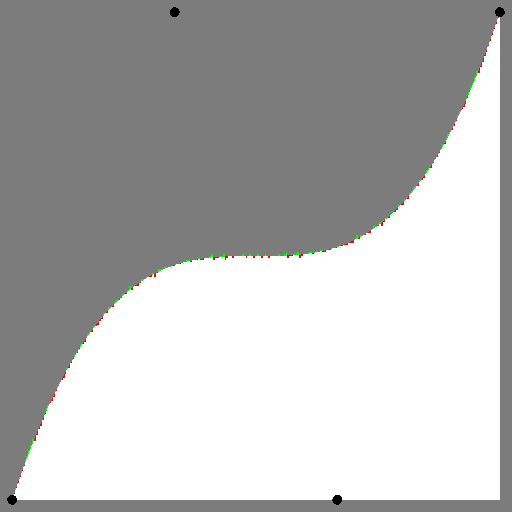
#> input picture Paper/Diagrams/CurveAccuracy/PolyDC_Cubic_F32.png, 512 x 512 px
$ python MakeFig.py
#> lines starting #> are read from the running program, lines starting #| are printed output that depends on the picture
from PIL import Image, ImageDraw
import os

# Get the directory where this script is located
script_dir = os.path.dirname(os.path.abspath(__file__))

# Image filenames
image_names = ["PolyDC_Cubic_F32.png", "PolyHybrid_Cubic_F32.png", "PolySeiler_Cubic_F32.png"]
image_paths = [os.path.join(script_dir, name) for name in image_names]

# Display names for labels
display_names = ["de Casteljau", "Hybrid", "Seiler"]

# Load the main image (PolyDC.png) for the left side
main_image = Image.open(image_paths[0])
#> main_image is the input picture: PIL image 512x512 RGBA; mean R, G, B, A 183.2, 183.2, 182.9, 255
main_width, main_height = main_image.size
#> main_width = 512; main_height = 512

# Load the three images for the right side
right_images = [Image.open(path) for path in image_paths]
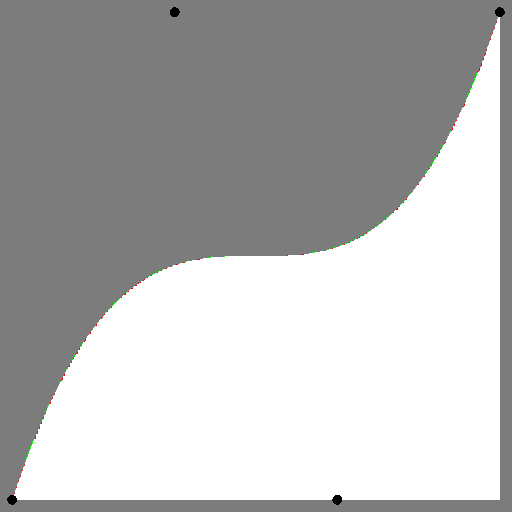
#> input picture Paper/Diagrams/CurveAccuracy/PolyHybrid_Cubic_F32.png, 512 x 512 px
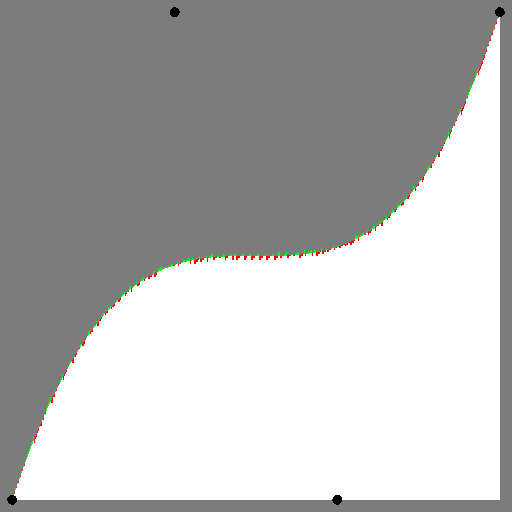
#> input picture Paper/Diagrams/CurveAccuracy/PolySeiler_Cubic_F32.png, 512 x 512 px
#> right_images = 3 items

# Load quintic images for second row
quintic_hybrid_path = os.path.join(script_dir, "PolyHybrid_Quintic_F32.png")
quintic_seiler_path = os.path.join(script_dir, "PolySeiler_Quintic_F32.png")
quintic_hybrid_image = Image.open(quintic_hybrid_path)
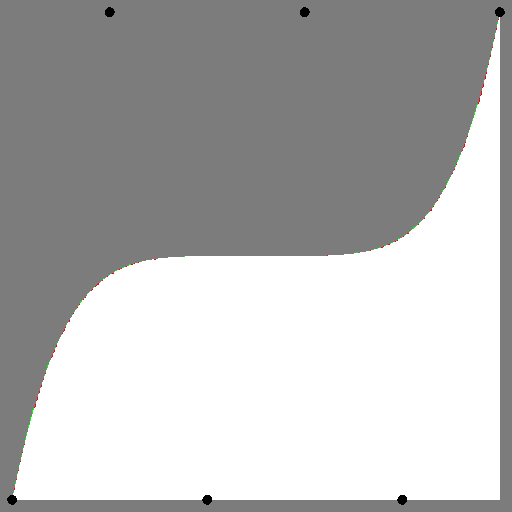
#> input picture Paper/Diagrams/CurveAccuracy/PolyHybrid_Quintic_F32.png, 512 x 512 px
#> quintic_hybrid_image is the input picture: PIL image 512x512 RGBA; mean R, G, B, A 183.2, 183.2, 183.1, 255
quintic_seiler_image = Image.open(quintic_seiler_path)
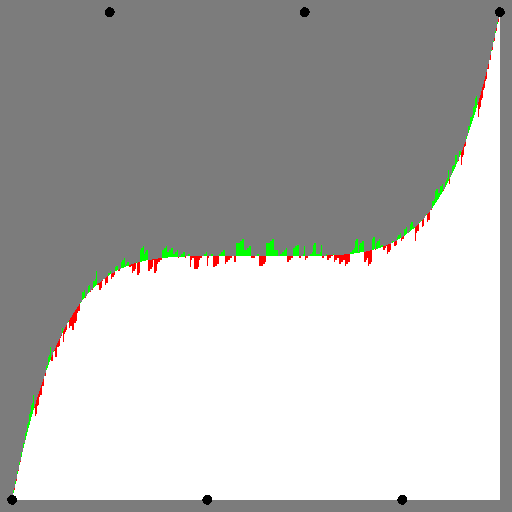
#> input picture Paper/Diagrams/CurveAccuracy/PolySeiler_Quintic_F32.png, 512 x 512 px
#> quintic_seiler_image is the input picture: PIL image 512x512 RGBA; mean R, G, B, A 182.5, 182.7, 181.2, 255

# Define the region to zoom into for QUADRATIC images (x, y) and size (width, height)
cubic_crop_x = 50
cubic_crop_y = 375
cubic_crop_width = 20
cubic_crop_height = 20
cubic_crop_box = (cubic_crop_x, cubic_crop_y, cubic_crop_x + cubic_crop_width, cubic_crop_y + cubic_crop_height)

# Define the second zoom region for QUADRATIC
cubic_crop_x2 = 250
cubic_crop_y2 = 245
cubic_crop_width2 = 20
cubic_crop_height2 = 20
cubic_crop_box2 = (cubic_crop_x2, cubic_crop_y2, cubic_crop_x2 + cubic_crop_width2, cubic_crop_y2 + cubic_crop_height2)

# Define the region to zoom into for QUINTIC images (x, y) and size (width, height)
quintic_crop_x = 30
quintic_crop_y = 385
quintic_crop_width = 20
quintic_crop_height = 20
quintic_crop_box = (quintic_crop_x, quintic_crop_y, quintic_crop_x + quintic_crop_width, quintic_crop_y + quintic_crop_height)

# Define the second zoom region for QUINTIC
quintic_crop_x2 = 155
quintic_crop_y2 = 245
quintic_crop_width2 = 20
quintic_crop_height2 = 20
quintic_crop_box2 = (quintic_crop_x2, quintic_crop_y2, quintic_crop_x2 + quintic_crop_width2, quintic_crop_y2 + quintic_crop_height2)

# Calculate scaling for right images to match main image height
# Now we have 3 columns and 2 rows, so target height = main_height / 2
target_height = main_height / 2
#> target_height = 256

# Organize images in a 3D structure: [image_index][crop_region][scaled_image]
# where image_index = 0,1,2 for PolyDC, PolyHybrid, PolySeiler
# and crop_region = 0,1 for the two zoom regions
cubic_inset_images = []
cubic_column_widths = []

# Calculate target height for scaled images
new_height = int(target_height)
#> new_height = 256

for img in right_images:
    column_images = []

    # First zoom region (red) - on top
    cropped_img = img.crop(cubic_crop_box)
    aspect_ratio = cropped_img.width / cropped_img.height
    new_width = int(new_height * aspect_ratio)
    scaled_img = cropped_img.resize((new_width, new_height), Image.Resampling.NEAREST)
    column_images.append(scaled_img)

    # Second zoom region (blue) - on bottom
    cropped_img2 = img.crop(cubic_crop_box2)
    aspect_ratio2 = cropped_img2.width / cropped_img2.height
    new_width2 = int(new_height * aspect_ratio2)
    scaled_img2 = cropped_img2.resize((new_width2, new_height), Image.Resampling.NEAREST)
    column_images.append(scaled_img2)

    cubic_inset_images.append(column_images)

    # Width of this column is the max width of the two images in the column
    column_width = max(scaled_img.width, scaled_img2.width)
    cubic_column_widths.append(column_width)
#> this loop made 3 passes
#> after the loop, cubic_column_widths = [256, 256, 256]; cubic_inset_images = 3 items

# Process quintic images (only Hybrid and Seiler)
quintic_images = [quintic_hybrid_image, quintic_seiler_image]
quintic_inset_images = []
quintic_column_widths = []
quintic_display_names = ["Hybrid", "Seiler"]

for img in quintic_images:
    column_images = []

    # First zoom region (red) - on top
    cropped_img = img.crop(quintic_crop_box)
    aspect_ratio = cropped_img.width / cropped_img.height
    new_width = int(new_height * aspect_ratio)
    scaled_img = cropped_img.resize((new_width, new_height), Image.Resampling.NEAREST)
    column_images.append(scaled_img)

    # Second zoom region (blue) - on bottom
    cropped_img2 = img.crop(quintic_crop_box2)
    aspect_ratio2 = cropped_img2.width / cropped_img2.height
    new_width2 = int(new_height * aspect_ratio2)
    scaled_img2 = cropped_img2.resize((new_width2, new_height), Image.Resampling.NEAREST)
    column_images.append(scaled_img2)

    quintic_inset_images.append(column_images)

    # Width of this column is the max width of the two images in the column
    column_width = max(scaled_img.width, scaled_img2.width)
    quintic_column_widths.append(column_width)
#> this loop made 2 passes
#> (aspect_ratio, new_width, aspect_ratio2, new_width2, column_width) on passes 1 to 2: (1, 256, 1, 256, 256), (1, 256, 1, 256, 256)
#> after the loop, quintic_column_widths = [256, 256]; quintic_inset_images = 2 items

# Calculate combined image dimensions
# Top row width: cubic main image + zoomed columns
cubic_row_width = main_width + sum(cubic_column_widths)
#> cubic_row_width = 1280
# Bottom row width: quintic main image + zoomed columns (use hybrid as main)
quintic_main_width = quintic_hybrid_image.width
#> quintic_main_width = 512
quintic_row_width = quintic_main_width + sum(quintic_column_widths)
#> quintic_row_width = 1024
# Combined width is the max of the two rows
combined_width = max(cubic_row_width, quintic_row_width)
#> combined_width = 1280
# Combined height is cubic row + separator + quintic row
separator_height = 20
combined_height = main_height + separator_height + quintic_hybrid_image.height
#> combined_height = 1044

# Create the combined image in RGBA mode for transparency support
combined_image = Image.new("RGBA", (combined_width, combined_height), color=(255, 255, 255, 255))
#> combined_image: PIL image 1280x1044 RGBA; every value is 255

# Load font first (will be reused)
font_size = 20
try:
    from PIL import ImageFont
    font = ImageFont.truetype("arial.ttf", font_size)
except:
    font = ImageFont.load_default()

# === TOP ROW: QUADRATIC ===
# Paste the cubic main image on the left
main_image_rgba = main_image.convert("RGBA")
combined_image.paste(main_image_rgba, (0, 0))

# Draw the zoom rectangles on the cubic main image in red and blue
draw_main = ImageDraw.Draw(combined_image)
draw_main.rectangle(cubic_crop_box, outline="red", width=2)
draw_main.rectangle(cubic_crop_box2, outline="blue", width=2)

# Add label to the cubic main image with transparency
main_label = "de Casteljau - Cubic"
bbox = draw_main.textbbox((0, 0), main_label, font=font)
#> bbox = (0, 4, 200, 23)
text_width = bbox[2] - bbox[0]
#> text_width = 200
text_height = bbox[3] - bbox[1]
#> text_height = 19

label_x = 5
label_y = 5
bg_padding = 5

# Create transparent overlay for label background
overlay = Image.new("RGBA", combined_image.size, (0, 0, 0, 0))
#> overlay: PIL image 1280x1044 RGBA; every value is 0
overlay_draw = ImageDraw.Draw(overlay)
overlay_draw.rectangle(
    [(label_x - bg_padding, label_y - bg_padding),
     (label_x + text_width + bg_padding, label_y + text_height + bg_padding)],
    fill=(64, 64, 64, 180)
)
combined_image = Image.alpha_composite(combined_image, overlay)

# Draw text on top
draw_main = ImageDraw.Draw(combined_image)
draw_main.text((label_x, label_y), main_label, fill="white", font=font)

# Paste the cubic inset images in 3 columns x 2 rows layout
x_position = main_width
#> x_position = 512

for col_idx, (column_images, col_width) in enumerate(zip(cubic_inset_images, cubic_column_widths)):
    for row_idx, img in enumerate(column_images):
        y_position = row_idx * int(target_height)
        # Convert to RGBA before pasting
        img_rgba = img.convert("RGBA")
        combined_image.paste(img_rgba, (x_position, y_position), img_rgba)

    x_position += col_width
#> this loop made 3 passes
#> x_position on passes 1 to 3: 768, 1024, 1280
#> after the loop, x_position = 1280

# Add text labels to the top row of cubic inset images
draw = ImageDraw.Draw(combined_image)

x_position = main_width
#> x_position = 512
for col_idx, (column_images, col_width, name) in enumerate(zip(cubic_inset_images, cubic_column_widths, display_names)):
    # Only show labels for the top row (row_idx == 0)
    if len(column_images) > 0:
        img = column_images[0]
        y_position = 0

        # Add text at the top of each image
        text_color = "white"
        text = name
        bbox = draw.textbbox((0, 0), text, font=font)
        text_width = bbox[2] - bbox[0]
        text_height = bbox[3] - bbox[1]

        # Position text at the top of the image
        text_y = y_position + 5

        # Draw semi-transparent background for text
        bg_padding = 5
        bg_left = x_position + 5 - bg_padding
        bg_top = text_y - bg_padding
        bg_right = x_position + text_width + 5 + bg_padding
        bg_bottom = text_y + text_height + bg_padding

        # Draw background for text with transparency
        overlay = Image.new("RGBA", combined_image.size, (0, 0, 0, 0))
        overlay_draw = ImageDraw.Draw(overlay)
        overlay_draw.rectangle(
            [(bg_left, bg_top), (bg_right, bg_bottom)],
            fill=(64, 64, 64, 180)
        )
        combined_image = Image.alpha_composite(combined_image, overlay)

        # Draw text on top
        draw = ImageDraw.Draw(combined_image)
        draw.text((x_position + 5, text_y), text, fill=text_color, font=font)

    x_position += col_width
#> this loop made 3 passes
#> (name, text, bbox, text_width, text_height, bg_left, bg_right, bg_bottom) on passes 1 to 3: ('de Casteljau', 'de Casteljau', (0, 4, 124, 23), 124, 19, 512, 646, 29), ('Hybrid', 'Hybrid', (0, 4, 66, 23), 66, 19, 768, 844, 29), ('Seiler', 'Seiler', (0, 4, 57, 19), 57, 15, 1024, 1091, 25)
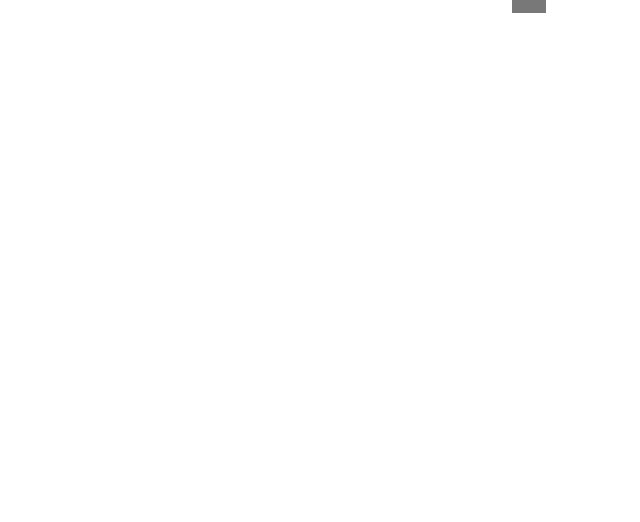
#> overlay: PIL image 1280x1044 RGBA (shown at 1/2 size); mean R, G, B, A 0.1, 0.1, 0.1, 0.2; transparent parts drawn white
#> after the loop, x_position = 1280

# Draw borders on top of text for cubic insets
draw_borders = ImageDraw.Draw(combined_image)
x_position = main_width
#> x_position = 512
for col_idx, (column_images, col_width) in enumerate(zip(cubic_inset_images, cubic_column_widths)):
    for row_idx, img in enumerate(column_images):
        y_position = row_idx * int(target_height)
        # Draw border with appropriate color (red for row 0, blue for row 1)
        border_color = "red" if row_idx == 0 else "blue"
        draw_borders.rectangle(
            [(x_position, y_position), (x_position + img.width - 1, y_position + img.height - 1)],
            outline=border_color,
            width=2
        )
    x_position += col_width
#> after the loop, x_position = 1280

# === BOTTOM ROW: QUINTIC ===
# The separator_height gap is already built into combined_height
second_row_y = main_height + separator_height
#> second_row_y = 532

# Paste the quintic main image (use Hybrid as main)
quintic_main_rgba = quintic_hybrid_image.convert("RGBA")
combined_image.paste(quintic_main_rgba, (0, second_row_y))

# Draw the zoom rectangles on the quintic main image
draw_quintic = ImageDraw.Draw(combined_image)
quintic_main_crop_box = (quintic_crop_x, second_row_y + quintic_crop_y, quintic_crop_x + quintic_crop_width, second_row_y + quintic_crop_y + quintic_crop_height)
#> quintic_main_crop_box = (30, 917, 50, 937)
quintic_main_crop_box2 = (quintic_crop_x2, second_row_y + quintic_crop_y2, quintic_crop_x2 + quintic_crop_width2, second_row_y + quintic_crop_y2 + quintic_crop_height2)
#> quintic_main_crop_box2 = (155, 777, 175, 797)
draw_quintic.rectangle(quintic_main_crop_box, outline="red", width=2)
draw_quintic.rectangle(quintic_main_crop_box2, outline="blue", width=2)

# Add label to the quintic main image
quintic_main_label = "Hybrid - Quintic"
bbox = draw_quintic.textbbox((0, 0), quintic_main_label, font=font)
#> bbox = (0, 4, 157, 23)
text_width = bbox[2] - bbox[0]
#> text_width = 157
text_height = bbox[3] - bbox[1]
#> text_height = 19

label_x = 5
label_y = second_row_y + 5

# Create transparent overlay for quintic label background
overlay = Image.new("RGBA", combined_image.size, (0, 0, 0, 0))
overlay_draw = ImageDraw.Draw(overlay)
overlay_draw.rectangle(
    [(label_x - bg_padding, label_y - bg_padding),
     (label_x + text_width + bg_padding, label_y + text_height + bg_padding)],
    fill=(64, 64, 64, 180)
)
combined_image = Image.alpha_composite(combined_image, overlay)

# Draw text on top
draw_quintic = ImageDraw.Draw(combined_image)
draw_quintic.text((label_x, label_y), quintic_main_label, fill="white", font=font)

# Paste the quintic inset images in 2 columns x 2 rows layout
x_position = quintic_main_width

for col_idx, (column_images, col_width) in enumerate(zip(quintic_inset_images, quintic_column_widths)):
    for row_idx, img in enumerate(column_images):
        y_position = second_row_y + row_idx * int(target_height)
        # Convert to RGBA before pasting
        img_rgba = img.convert("RGBA")
        combined_image.paste(img_rgba, (x_position, y_position), img_rgba)

    x_position += col_width
#> this loop made 2 passes
#> (col_idx, col_width, x_position) on passes 1 to 2: (0, 256, 768), (1, 256, 1024)
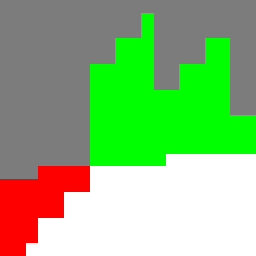
#> img_rgba: PIL image 256x256 RGBA; mean R, G, B, A 141.2, 184.3, 122.5, 255
#> after the loop, x_position = 1024

# Add text labels to the top row of quintic inset images
x_position = quintic_main_width
for col_idx, (column_images, col_width, name) in enumerate(zip(quintic_inset_images, quintic_column_widths, quintic_display_names)):
    if len(column_images) > 0:
        img = column_images[0]
        y_position = second_row_y

        text_color = "white"
        text = name
        bbox = draw_quintic.textbbox((0, 0), text, font=font)
        text_width = bbox[2] - bbox[0]
        text_height = bbox[3] - bbox[1]

        text_y = y_position + 5

        bg_left = x_position + 5 - bg_padding
        bg_top = text_y - bg_padding
        bg_right = x_position + text_width + 5 + bg_padding
        bg_bottom = text_y + text_height + bg_padding

        # Draw background for text with transparency
        overlay = Image.new("RGBA", combined_image.size, (0, 0, 0, 0))
        overlay_draw = ImageDraw.Draw(overlay)
        overlay_draw.rectangle(
            [(bg_left, bg_top), (bg_right, bg_bottom)],
            fill=(64, 64, 64, 180)
        )
        combined_image = Image.alpha_composite(combined_image, overlay)

        # Draw text on top
        draw_quintic = ImageDraw.Draw(combined_image)
        draw_quintic.text((x_position + 5, text_y), text, fill=text_color, font=font)

    x_position += col_width
#> this loop made 2 passes
#> (col_idx, col_width, name, y_position, text_color, text, bbox, text_width) on passes 1 to 2: (0, 256, 'Hybrid', 532, 'white', 'Hybrid', (0, 4, 66, 23), 66), (1, 256, 'Seiler', 532, 'white', 'Seiler', (0, 4, 57, 19), 57)
#> pass 2, `img = column_images[0]`:
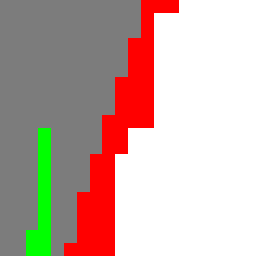
#> img: PIL image 256x256 RGBA; mean R, G, B, A 197.5, 173.2, 165.6, 255
#> after the loop, x_position = 1024

# Draw borders on quintic insets
x_position = quintic_main_width
for col_idx, (column_images, col_width) in enumerate(zip(quintic_inset_images, quintic_column_widths)):
    for row_idx, img in enumerate(column_images):
        y_position = second_row_y + row_idx * int(target_height)
        border_color = "red" if row_idx == 0 else "blue"
        draw_quintic.rectangle(
            [(x_position, y_position), (x_position + img.width - 1, y_position + img.height - 1)],
            outline=border_color,
            width=2
        )
    x_position += col_width
#> after the loop, x_position = 1024

# Save the combined image
output_path = os.path.join(script_dir, "diagram.png")
combined_image_rgb = combined_image.convert("RGB")
combined_image_rgb.save(output_path)
print(f"Diagram saved to {output_path}")
